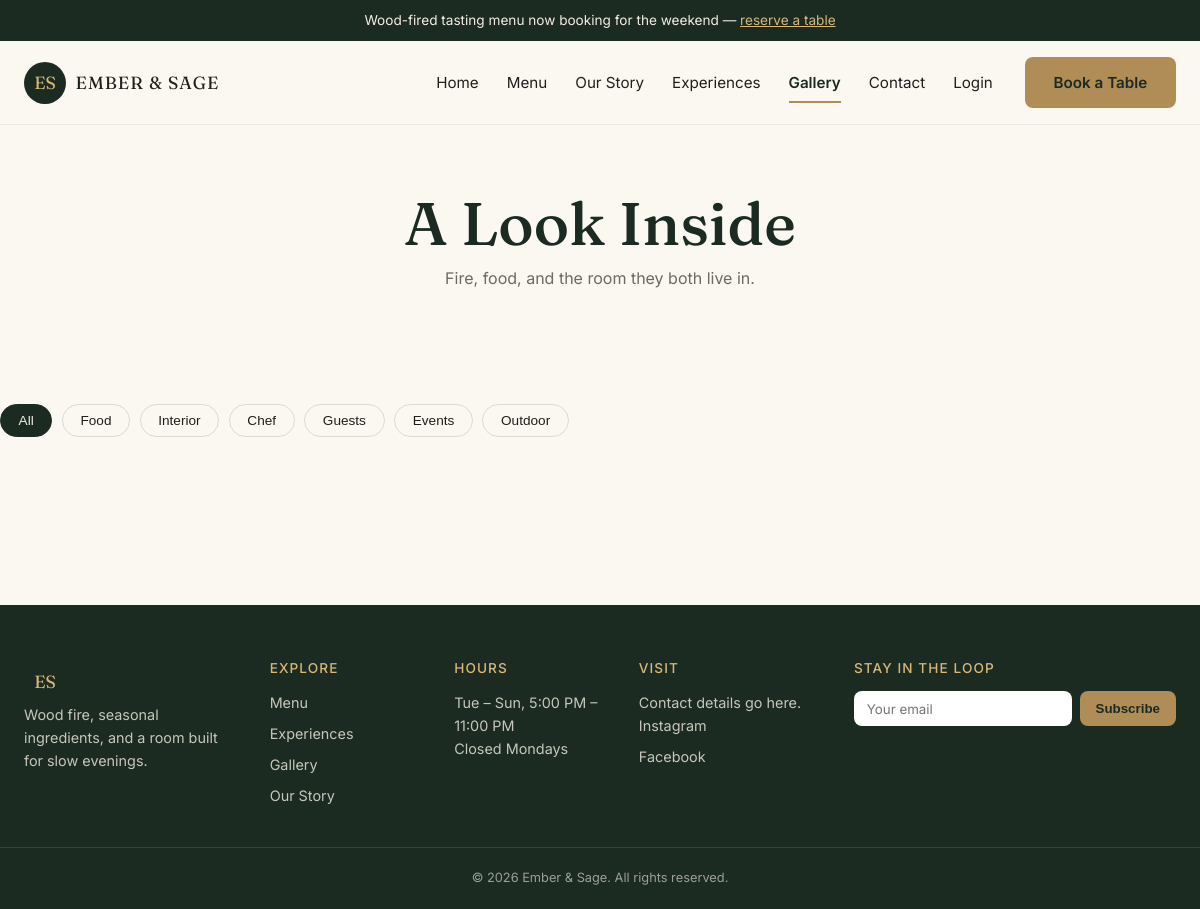
/gallery.php, run on an earlier commit of the app's database.
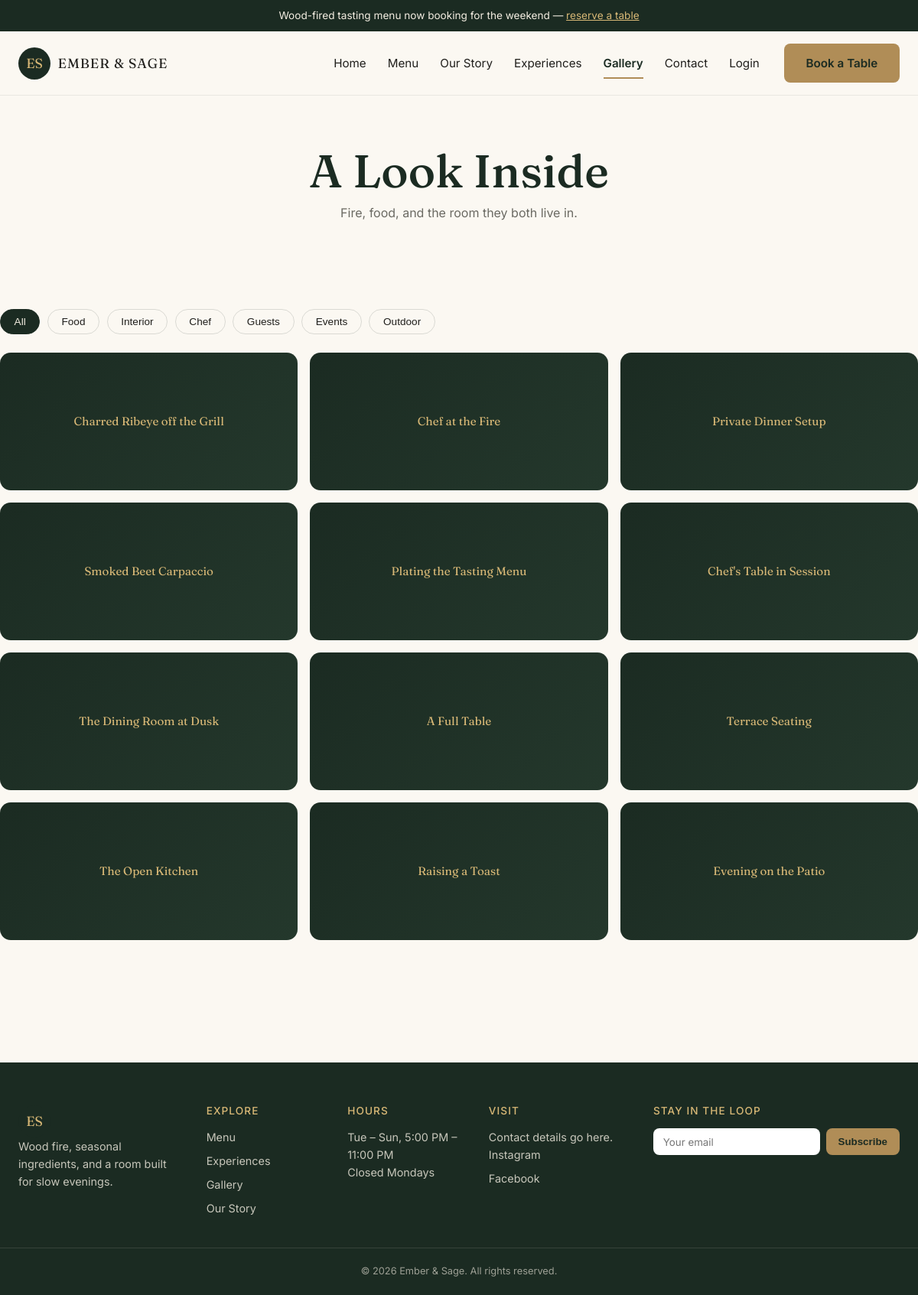
And on a later commit of the database.
### tables this page shows
CREATE TABLE gallery (
    id INT AUTO_INCREMENT PRIMARY KEY,
    title VARCHAR(120),
    category ENUM('food', 'interior', 'chef', 'guests', 'events', 'outdoor') NOT NULL,
    image VARCHAR(255) NOT NULL,
    display_order INT DEFAULT 0,
    created_at TIMESTAMP DEFAULT CURRENT_TIMESTAMP
);

### includes/auth.php (called while the page is built, shortened)
<?php
function isLoggedIn(): bool {
    return isset($_SESSION['user_id']);
}

### gallery.php (the view, shortened to what this page needs)
<?php
require_once __DIR__ . '/includes/auth.php';
$pdo = getDbConnection();
$galleryItems = $pdo->query('SELECT * FROM gallery ORDER BY display_order')->fetchAll();
$categoryLabels = [
    'food'     => 'Food',
    'interior' => 'Interior',
    'chef'     => 'Chef',
    'guests'   => 'Guests',
    'events'   => 'Events',
    'outdoor'  => 'Outdoor',
];
require_once __DIR__ . '/includes/header.php';
?>
<section class="menu-hero container">
    <h1>A Look Inside</h1>
    <p>Fire, food, and the room they both live in.</p>
</section>
<section class="section container">
    <div class="category-filters" id="galleryFilters">
        <button class="filter-btn gallery-filter-btn active" data-category="all">All</button>
        <?php foreach ($categoryLabels as $slug => $label): ?>
        <button class="filter-btn gallery-filter-btn" data-category="<?php echo $slug; ?>"><?php echo $label; ?></button>
        <?php endforeach; ?>
    </div>
    <div class="masonry-gallery" id="galleryGrid">
        <?php foreach ($galleryItems as $item): ?>
        <div class="img-placeholder gallery-item" data-category="<?php echo htmlspecialchars($item['category']); ?>">
            <?php echo htmlspecialchars($item['title']); ?>
        </div>
        <?php endforeach; ?>
    </div>
</section>
<?php require_once __DIR__ . '/includes/footer.php'; ?>

### includes/header.php (shortened to what this page needs)
<?php require_once __DIR__ . '/auth.php'; ?>
<!DOCTYPE html>
<html lang="en">
<head>
<link rel="stylesheet" href="<?php echo BASE_URL; ?>/assets/css/style.css">
</head>
<body>
<div class="announcement-bar">
    Wood-fired tasting menu now booking for the weekend — <a href="reservation.php">reserve a table</a>
</div>
<header class="site-header">
    <div class="header-inner">
        <a href="index.php" class="logo">
            <span class="logo-mark">ES</span>
            <span class="logo-word">EMBER &amp; SAGE</span>
        </a>
        <nav class="main-nav" id="mainNav">
            <?php
            $navItems = [
                'index.php'       => 'Home',
                'menu.php'        => 'Menu',
                'story.php'       => 'Our Story',
                'experiences.php' => 'Experiences',
                'gallery.php'     => 'Gallery',
                'contact.php'     => 'Contact',
            ];
            $current = basename($_SERVER['PHP_SELF']);
            foreach ($navItems as $file => $label):
                $active = ($current === $file) ? ' class="active"' : '';
                echo "<a href=\"{$file}\"{$active}>{$label}</a>";
            endforeach;
            ?>
            <?php if (isLoggedIn()): ?>
                <a href="account.php">My Account</a>
                <a href="logout.php">Logout</a>
            <?php else: ?>
                <a href="login.php">Login</a>
            <?php endif; ?>
        </nav>
        <a href="reservation.php" class="btn btn-book">Book a Table</a>
    </div>
</header>

### includes/footer.php (shortened to what this page needs)
    <footer class="site-footer">
        <div class="footer-inner">
            <div class="footer-brand">
                <span class="logo-mark">ES</span>
                <p>Wood fire, seasonal ingredients, and a room built for slow evenings.</p>
            </div>
            <div class="footer-links">
                <h4>Explore</h4>
                <a href="menu.php">Menu</a>
                <a href="experiences.php">Experiences</a>
                <a href="gallery.php">Gallery</a>
                <a href="story.php">Our Story</a>
            </div>
            <div class="footer-hours">
                <h4>Hours</h4>
                <p>Tue &ndash; Sun, 5:00 PM &ndash; 11:00 PM</p>
                <p>Closed Mondays</p>
            </div>
            <div class="footer-contact">
                <h4>Visit</h4>
                <p>Contact details go here.</p>
                <div class="social-links">
                    <a href="#" aria-label="Instagram">Instagram</a>
                    <a href="#" aria-label="Facebook">Facebook</a>
                </div>
            </div>
            <div class="footer-newsletter">
                <h4>Stay in the loop</h4>
                <form class="newsletter-form" id="newsletterForm">
                    <input type="email" name="email" placeholder="Your email" required>
                    <button type="submit">Subscribe</button>
                </form>
            </div>
        </div>
        <div class="footer-bottom">
            <p>&copy; <?php echo date('Y'); ?> Ember &amp; Sage. All rights reserved.</p>
        </div>
    </footer>
</body>
</html>

What changed in the data, as far as the page shows it:
added gallery: title "Charred Ribeye off the Grill"
added gallery: title "Smoked Beet Carpaccio"
added gallery: title "The Dining Room at Dusk"
added gallery: title "The Open Kitchen"
added gallery: title "Chef at the Fire"
added gallery: title "Plating the Tasting Menu"
added gallery: title "A Full Table"
added gallery: title "Raising a Toast"
added gallery: title "Private Dinner Setup"
added gallery: title "Chef's Table in Session"
added gallery: title "Terrace Seating"
added gallery: title "Evening on the Patio"
